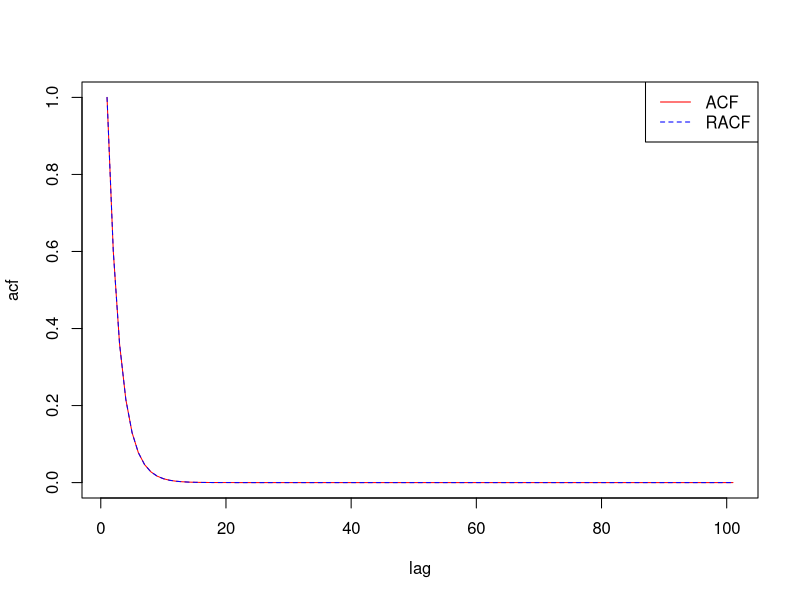

Write R code to recreate this figure.
## ---- chunk 1
# library(pomp)
library(knitr)
prefix <- "HW2"
opts_chunk$set(
progress=TRUE,
prompt=FALSE,tidy=FALSE,highlight=TRUE,
strip.white=TRUE,
warning=FALSE,
message=FALSE,
error=FALSE,
echo=TRUE,
cache=TRUE,
cache_extra=rand_seed,
results='markup',
fig.show='asis',
size='small',
fig.lp="fig:",
fig.path=paste0("figure/",prefix,"-"),
cache.path=paste0("cache/",prefix,"-"),
fig.pos="h!",
fig.align='center',
fig.height=4,fig.width=6.83,
dpi=300,
dev='png',
dev.args=list(bg='transparent')
)

set.seed(2050320976)
## ---- chunk 2
options(
keep.source=TRUE,
encoding="UTF-8"
)
## ---- chunk 3
set.seed(12345)
ar_coefs <- 0.6
phi <-ar_coefs
acf <- phi^(0:100)
Racf <- ARMAacf(ar=ar_coefs,lag.max=100)
all(abs(acf-Racf)<1e-6)
plot(acf,type="l", col='red', xlab ="lag")
lines(Racf, lty =2, col='blue')
legend("topright", legend = c("ACF", "RACF"), col = c("red","blue"), lty =c(1,2))
